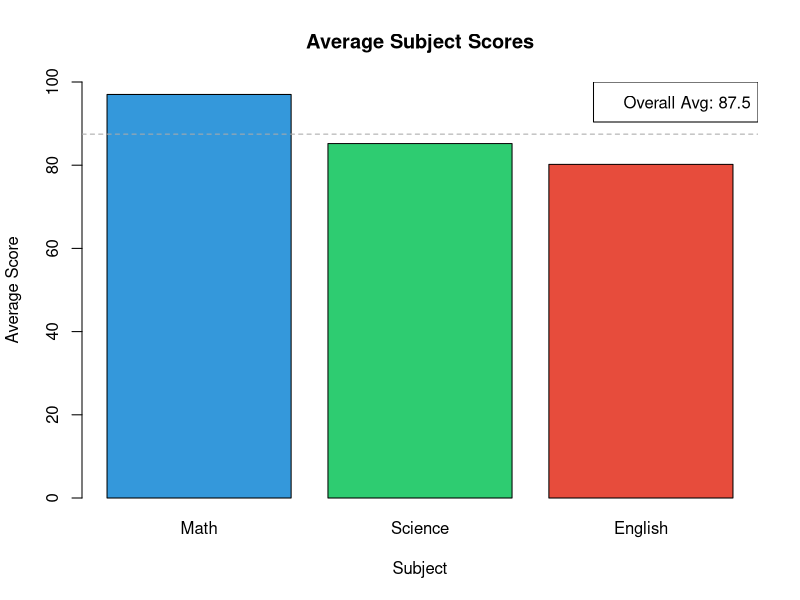

The R source for this figure:
students <- data.frame(
  student = c("reethu", "deepu", "krishna", "priya", "raju"),
  Math = c(99, 98, 97, 96, 95),
  Science = c(100, 68, 79, 89, 90),
  English = c(56, 78, 90, 78, 99),
  Hours = c(1.0, 2.0, 3.0, 4.0, 8.0)
)

head(students)

avgs <- colMeans(students[, c("Math", "Science", "English")])

barplot(avgs,
        main = "Average Subject Scores",
        xlab = "Subject",
        ylab = "Average Score",
        col = c("#3498db", "#2ecc71", "#e74c3c"),
        ylim = c(0, 100),
        border = "black"
)

abline(h = mean(avgs),
       col = "darkgray",
       lty = 2)

legend("topright", legend = paste("Overall Avg:", round(mean(avgs), 1)))
